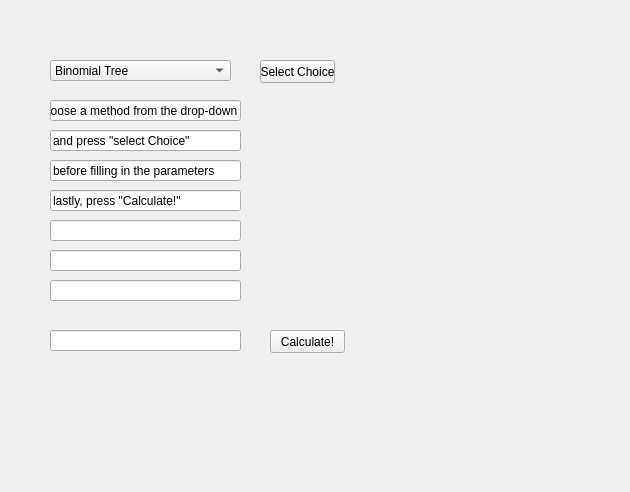
<?xml version="1.0" encoding="UTF-8"?>
<ui version="4.0">
 <class>Form</class>
 <widget class="QWidget" name="Form">
  <property name="geometry">
   <rect>
    <x>0</x>
    <y>0</y>
    <width>630</width>
    <height>492</height>
   </rect>
  </property>
  <property name="windowTitle">
   <string>Form</string>
  </property>
  <widget class="QPushButton" name="calculate">
   <property name="geometry">
    <rect>
     <x>270</x>
     <y>330</y>
     <width>75</width>
     <height>23</height>
    </rect>
   </property>
   <property name="text">
    <string>Calculate!</string>
   </property>
  </widget>
  <widget class="QLineEdit" name="S0">
   <property name="geometry">
    <rect>
     <x>50</x>
     <y>100</y>
     <width>191</width>
     <height>21</height>
    </rect>
   </property>
   <property name="text">
    <string>choose a method from the drop-down</string>
   </property>
  </widget>
  <widget class="QLineEdit" name="strike">
   <property name="geometry">
    <rect>
     <x>50</x>
     <y>130</y>
     <width>191</width>
     <height>21</height>
    </rect>
   </property>
   <property name="text">
    <string>and press &quot;select Choice&quot;</string>
   </property>
  </widget>
  <widget class="QLineEdit" name="time">
   <property name="geometry">
    <rect>
     <x>50</x>
     <y>160</y>
     <width>191</width>
     <height>21</height>
    </rect>
   </property>
   <property name="text">
    <string>before filling in the parameters</string>
   </property>
  </widget>
  <widget class="QLineEdit" name="rf">
   <property name="geometry">
    <rect>
     <x>50</x>
     <y>190</y>
     <width>191</width>
     <height>21</height>
    </rect>
   </property>
   <property name="text">
    <string>lastly, press &quot;Calculate!&quot;</string>
   </property>
  </widget>
  <widget class="QLineEdit" name="wildcard1">
   <property name="geometry">
    <rect>
     <x>50</x>
     <y>220</y>
     <width>191</width>
     <height>21</height>
    </rect>
   </property>
   <property name="text">
    <string/>
   </property>
  </widget>
  <widget class="QLineEdit" name="wildcard2">
   <property name="geometry">
    <rect>
     <x>50</x>
     <y>250</y>
     <width>191</width>
     <height>21</height>
    </rect>
   </property>
   <property name="text">
    <string/>
   </property>
  </widget>
  <widget class="QLineEdit" name="opt_type">
   <property name="geometry">
    <rect>
     <x>50</x>
     <y>280</y>
     <width>191</width>
     <height>21</height>
    </rect>
   </property>
   <property name="text">
    <string/>
   </property>
  </widget>
  <widget class="QLineEdit" name="output">
   <property name="geometry">
    <rect>
     <x>50</x>
     <y>330</y>
     <width>191</width>
     <height>21</height>
    </rect>
   </property>
   <property name="text">
    <string/>
   </property>
  </widget>
  <widget class="QComboBox" name="choice">
   <property name="geometry">
    <rect>
     <x>50</x>
     <y>60</y>
     <width>181</width>
     <height>21</height>
    </rect>
   </property>
   <item>
    <property name="text">
     <string>Binomial Tree</string>
    </property>
   </item>
   <item>
    <property name="text">
     <string>Monte Carlo</string>
    </property>
   </item>
   <item>
    <property name="text">
     <string>Crank-Nicolson</string>
    </property>
   </item>
  </widget>
  <widget class="QPushButton" name="choose">
   <property name="geometry">
    <rect>
     <x>260</x>
     <y>60</y>
     <width>75</width>
     <height>23</height>
    </rect>
   </property>
   <property name="text">
    <string>Select Choice</string>
   </property>
  </widget>
 </widget>
 <resources/>
 <connections/>
</ui>
